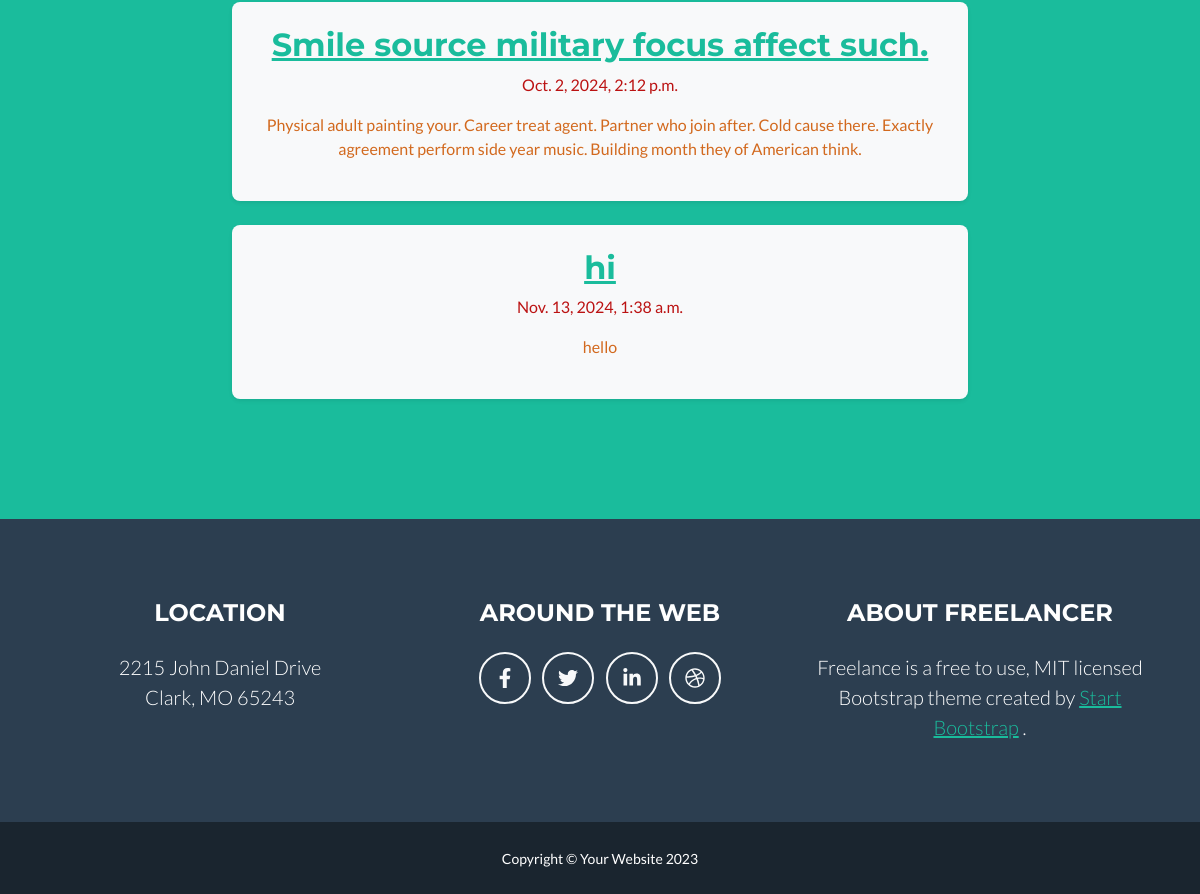
The app's page /posts/ (lower part), older data.
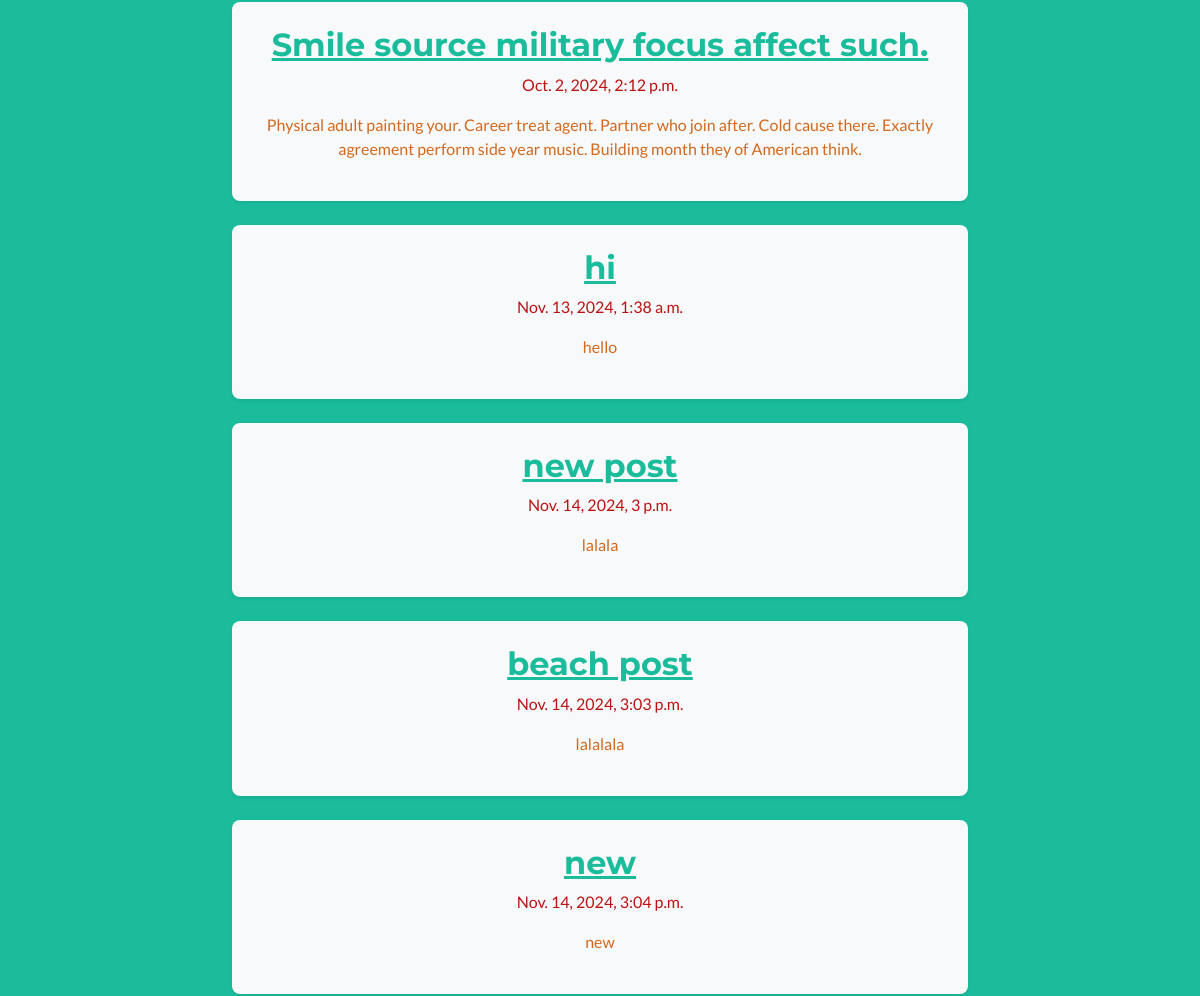
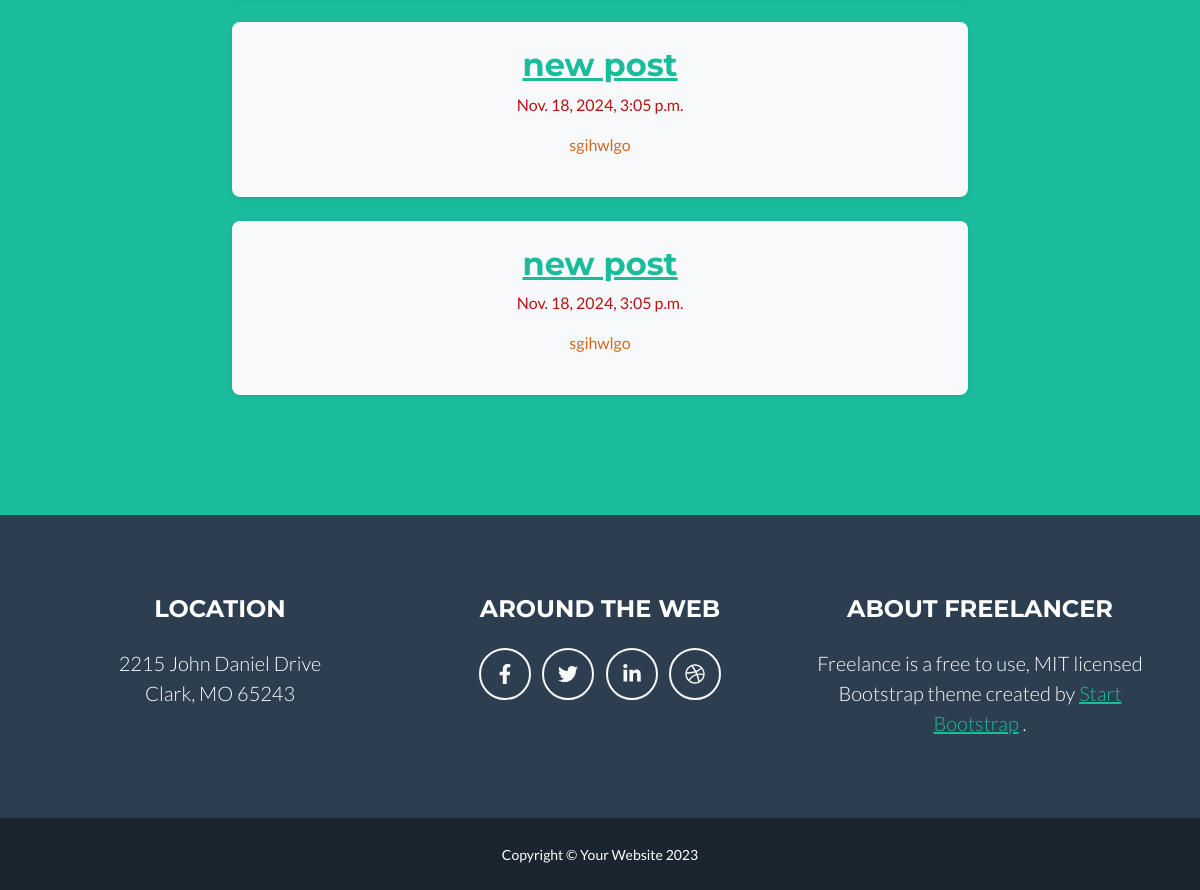
The same page, newer data (2 pictures, top to bottom).
### posts/models.py (models this page shows, shortened)
class Post(models.Model):
    title = models.CharField(max_length=75)
    body = models.TextField()
    slug = models.SlugField()
    date = models.DateTimeField(auto_now_add=True)
    banner = models.ImageField(default='fallback.png', blank=True)

### posts/views.py (the view)
# urls.py: path('', views.posts_list, name = "list"),
def posts_list(request):
    posts = Post.objects.all().order_by('date')
    context = {
        'active_link': 'posts_list',
        'posts':posts
    }
    return render(request,'posts/posts_list.html', context)

### posts/templates/posts/posts_list.html (shortened to what this page needs)
{% extends "base.html" %}
{% block head %}
{%load static%}
<link rel="stylesheet" href="{%static 'css/posts.css'%}">
{% endblock head %}
{% block content %}
<div class="row justify-content-center">
    {% for post in posts  %}
        <div class="col-md-8">
        <article class = "post bg-light p-4 mb-4 rounded shadow-sm">
            <h2 class="post-title">
                <a href="{% url 'posts:page' slug=post.slug%}">
                {{post.title}}
                </a>
            </h2>
            <p class="post-date">{{post.date}}</p>
            <p class="post-body">{{post.body}}</p>
        </article>
        </div>
    {% endfor %}
</div>
{% endblock content %}

### templates/base.html (shortened to what this page needs)
<!DOCTYPE html>
{%load static%}
<html lang="en">
``    <head>
        <link href="{% static 'css/styles.css' %}" rel="stylesheet" />
        {% block head %}{% endblock head %}
    </head>
    <body id="page-top">
        <header class="masthead bg-primary text-white text-center">
            <div class="container d-flex align-items-center flex-column">
                {% block content %}{% endblock content %}
            </div>
        </header>
        <footer class="footer text-center">
            <div class="container">
                <div class="row">
                    <div class="col-lg-4 mb-5 mb-lg-0">
                        <h4 class="text-uppercase mb-4">Location</h4>
                        <p class="lead mb-0">
                            2215 John Daniel Drive
                            <br />
                            Clark, MO 65243
                        </p>
                    </div>
                    <div class="col-lg-4 mb-5 mb-lg-0">
                        <h4 class="text-uppercase mb-4">Around the Web</h4>
                        <a class="btn btn-outline-light btn-social mx-1" href="#!"><i class="fab fa-fw fa-facebook-f"></i></a>
                        <a class="btn btn-outline-light btn-social mx-1" href="#!"><i class="fab fa-fw fa-twitter"></i></a>
                        <a class="btn btn-outline-light btn-social mx-1" href="#!"><i class="fab fa-fw fa-linkedin-in"></i></a>
                        <a class="btn btn-outline-light btn-social mx-1" href="#!"><i class="fab fa-fw fa-dribbble"></i></a>
                    </div>
                    <div class="col-lg-4">
                        <h4 class="text-uppercase mb-4">About Freelancer</h4>
                        <p class="lead mb-0">
                            Freelance is a free to use, MIT licensed Bootstrap theme created by
                            <a href="http://startbootstrap.com">Start Bootstrap</a>
                            .
                        </p>
                    </div>
                </div>
            </div>
        </footer>
        <div class="copyright py-4 text-center text-white">
            <div class="container"><small>Copyright &copy; Your Website 2023</small></div>
        </div>
    </body>
</html>

### static/css/posts.css (style rules this page uses)
.post { background-color: azure; color: #333333; }
.post-title { font-weight: bold; color: #000000; }
.post-date { color:#bb1212; }
.post-body { color:chocolate; }

Row changes from the older to the newer data that the page shows:
added Post: title "new post", date "Nov. 14, 2024, 3 p.m.", body "lalala"
added Post: title "beach post", date "Nov. 14, 2024, 3:03 p.m.", body "lalalala"
added Post: title "new", date "Nov. 14, 2024, 3:04 p.m.", body "new"
added Post: title "new post", date "Nov. 18, 2024, 3:05 p.m.", body "sgihwlgo"
added Post: title "new post", date "Nov. 18, 2024, 3:05 p.m.", body "sgihwlgo"
